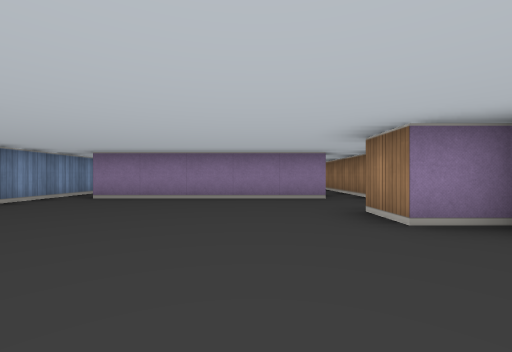
View 1 (above)

23 first-person views from a walk through a cub3D level. The camera is about half as high as the walls, looks level and sees 90° across. The floor is counted in squares. Each view is taken from the middle of a square. On the plan, view 1 faces up. The plan holds only what a view shows up to about 9 squares ahead; the rest is blank.

View 2
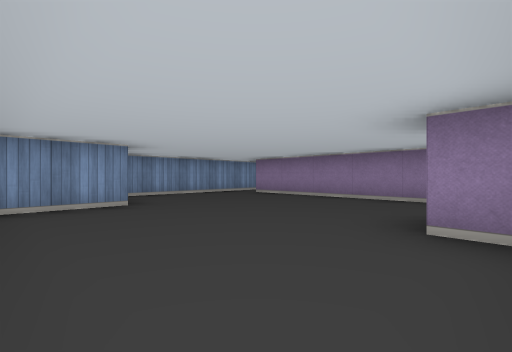

View 3
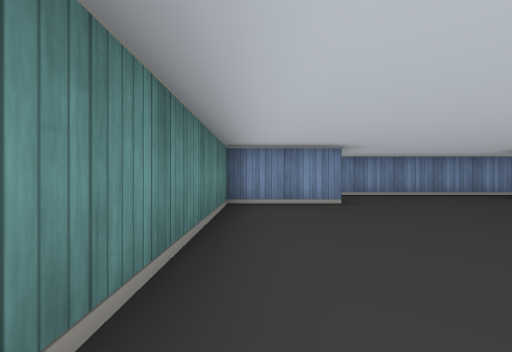

View 4
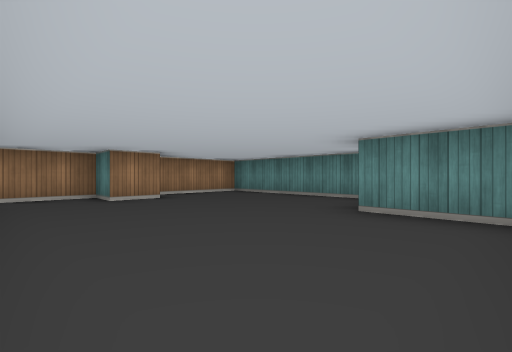

View 5
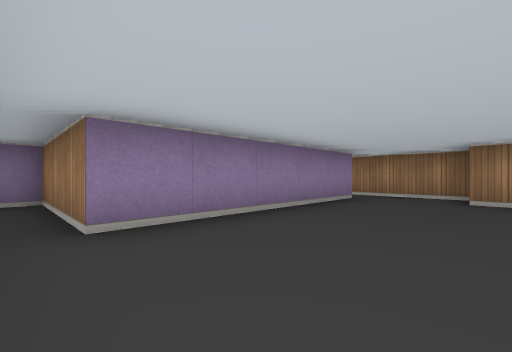

View 6
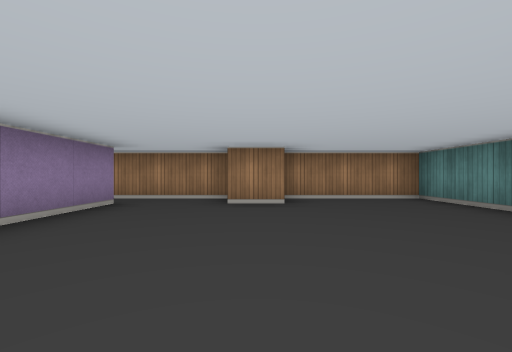

View 7
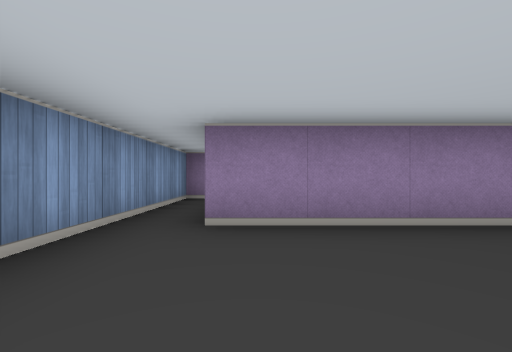

View 8
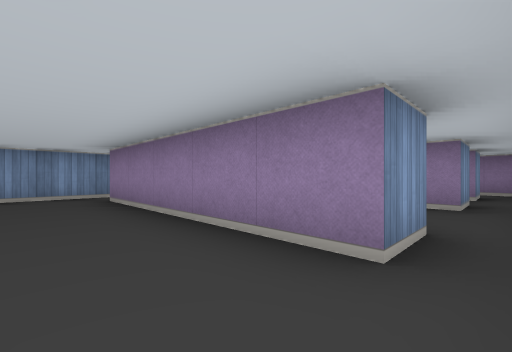

View 9
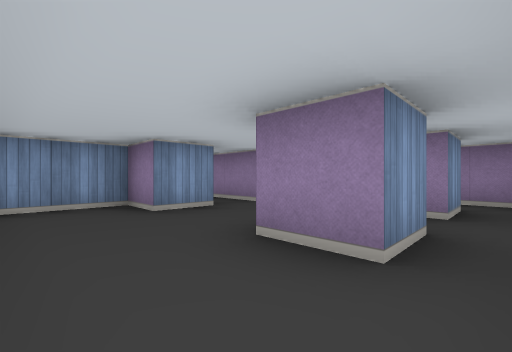

View 10
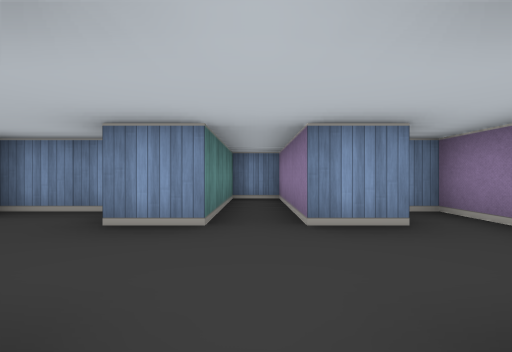

View 11
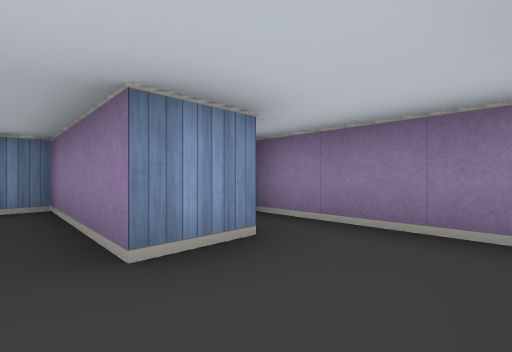

View 12
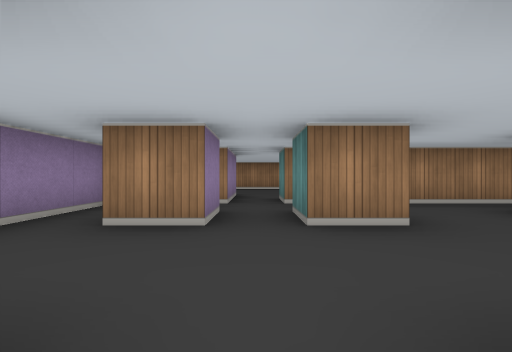

View 13
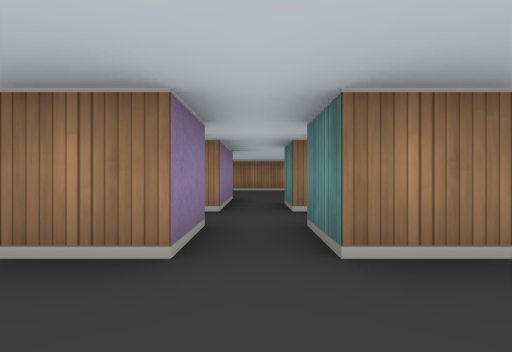

View 14
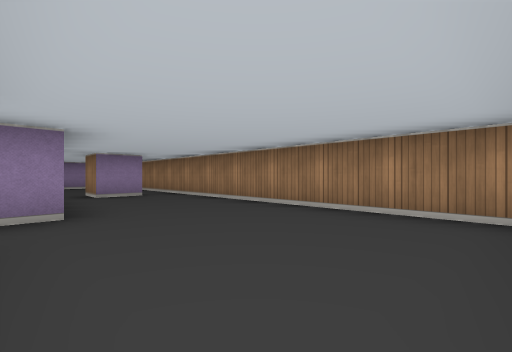

View 15
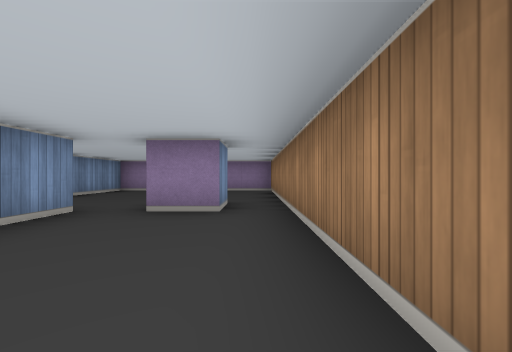

View 16
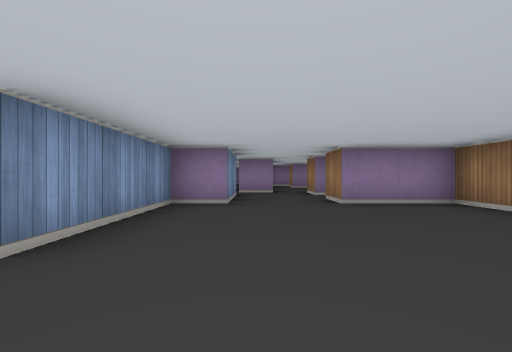

View 17
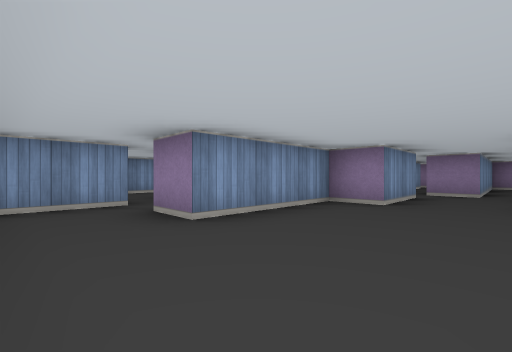

View 18
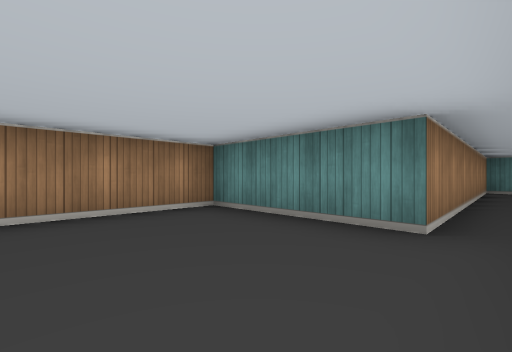

View 19
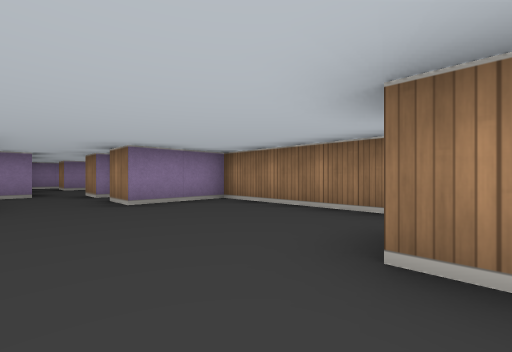

View 20
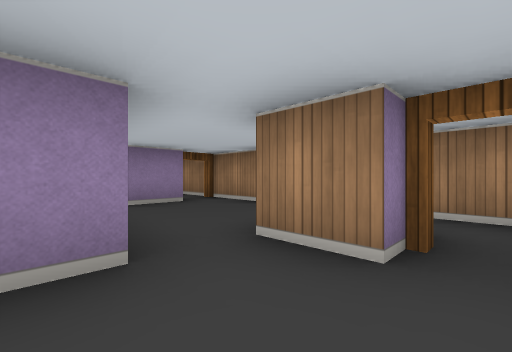

View 21
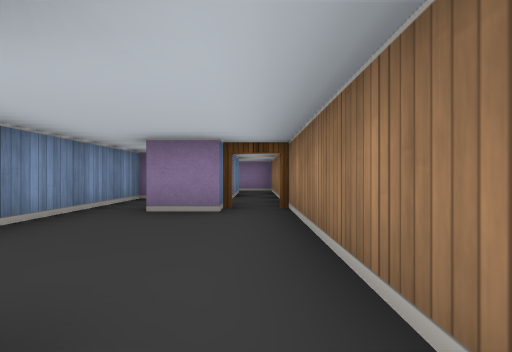

View 22
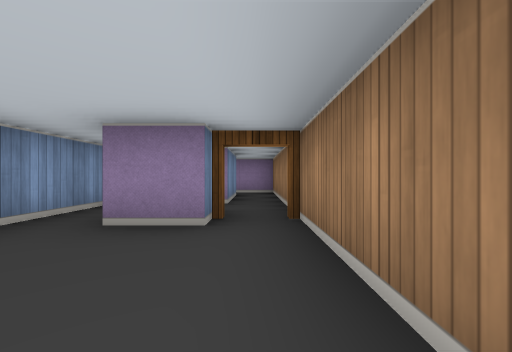

View 23
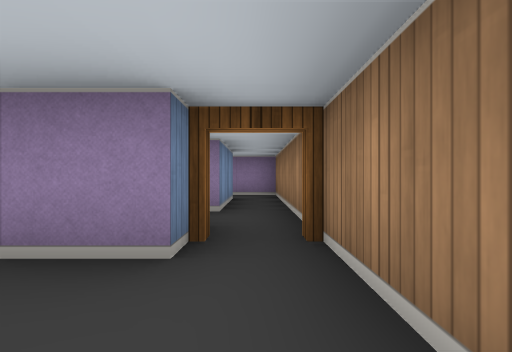

### Floor plan
Ten units are one square. View 1 is at (0, 0); x grows to the right and y downward. Boxes are objects, and circles mark ways between rooms. Rooms are numbered by the first view taken in them; rooms with no view inside come last. Other rooms are left out.
<svg viewBox="-50 -290 130 300">
<path fill="none" stroke="#000" d="M-40 -15 -25 -15 -25 5 25 5 25 -25 15 -25 15 -35 25 -35 25 -55M15 -55 -35 -55 -35 -85 -45 -85 -45 -21M5 -85 5 -95 15 -95 15 -85 5 -85M-15 -115 -15 -105 -45 -105 -45 -95 -15 -95 -15 -85 -25 -85 -25 -65M15 -65 15 -55M15 -115 15 -105 5 -105 5 -115M22 -125 -25 -125 -25 -120M25 -55 25 -95M45 -135 45 -125M65 -145 65 -135 55 -135 55 -145M45 -105 25 -105M25 -95 35 -95M5 -155 5 -140M55 -205 55 -215M35 -205 35 -185 25 -185 25 -155 15 -155M45 -215 35 -215M40 5 45 5 45 -65 75 -65 75 -185 55 -185 55 -195M65 -245 55 -245 55 -251M45 -255 45 -215M75 -200 75 -250M65 -285 65 -265 55 -265M75 -250 75 -285M55 -265 45 -265 45 -255"/>
<circle cx="20" cy="-60" r="3" fill="#2a7"/>
<circle cx="30" cy="-100" r="3" fill="#2a7"/>
<circle cx="50" cy="-220" r="3" fill="#2a7"/>
<circle cx="60" cy="-200" r="3" fill="#2a7"/>
<circle cx="70" cy="-250" r="3" fill="#2a7"/>
<circle cx="50" cy="-250" r="3" fill="#2a7"/>
<circle cx="60" cy="-260" r="3" fill="#2a7"/>
<text x="-10" y="-30">1</text>
<text x="0" y="-90">2</text>
<text x="50" y="-130">3</text>
<text x="60" y="-230">4</text>
<text x="70" y="-270">5</text>
<text x="50" y="-260">6</text>
</svg>
Room 1 opens to room 2. Room 2 opens to room 3. Room 3 opens to room 4. Room 4 opens to room 5. Room 4 opens to room 6. Room 5 opens to room 6.

Where each view was taken, in squares from view 1:
view 1: 0 up, 0 right, facing up
view 2: 0 up, 2 right, facing up-left
view 3: 0 up, 2 right, facing left
view 4: 5 up, 4 left, facing down-right
view 5: 3 up, 4 left, facing up-right
view 6: 3 up, 3 left, facing right
view 7: 3 up, 3 left, facing up
view 8: 4 up, 2 right, facing up-left
view 9: 7 up, 2 right, facing up-left
view 10: 10 up, 1 right, facing left
view 11: 10 up, 0 right, facing up-left
view 12: 10 up, 2 left, facing right
view 13: 10 up, 1 left, facing right
view 14: 7 up, 4 right, facing up-right
view 15: 10 up, 7 right, facing up
view 16: 14 up, 4 right, facing up
view 17: 14 up, 5 right, facing up-left
view 18: 9 up, 4 right, facing down-right
view 19: 14 up, 4 right, facing up-right
view 20: 20 up, 4 right, facing up-right
view 21: 21 up, 7 right, facing up
view 22: 22 up, 7 right, facing up
view 23: 23 up, 7 right, facing up
